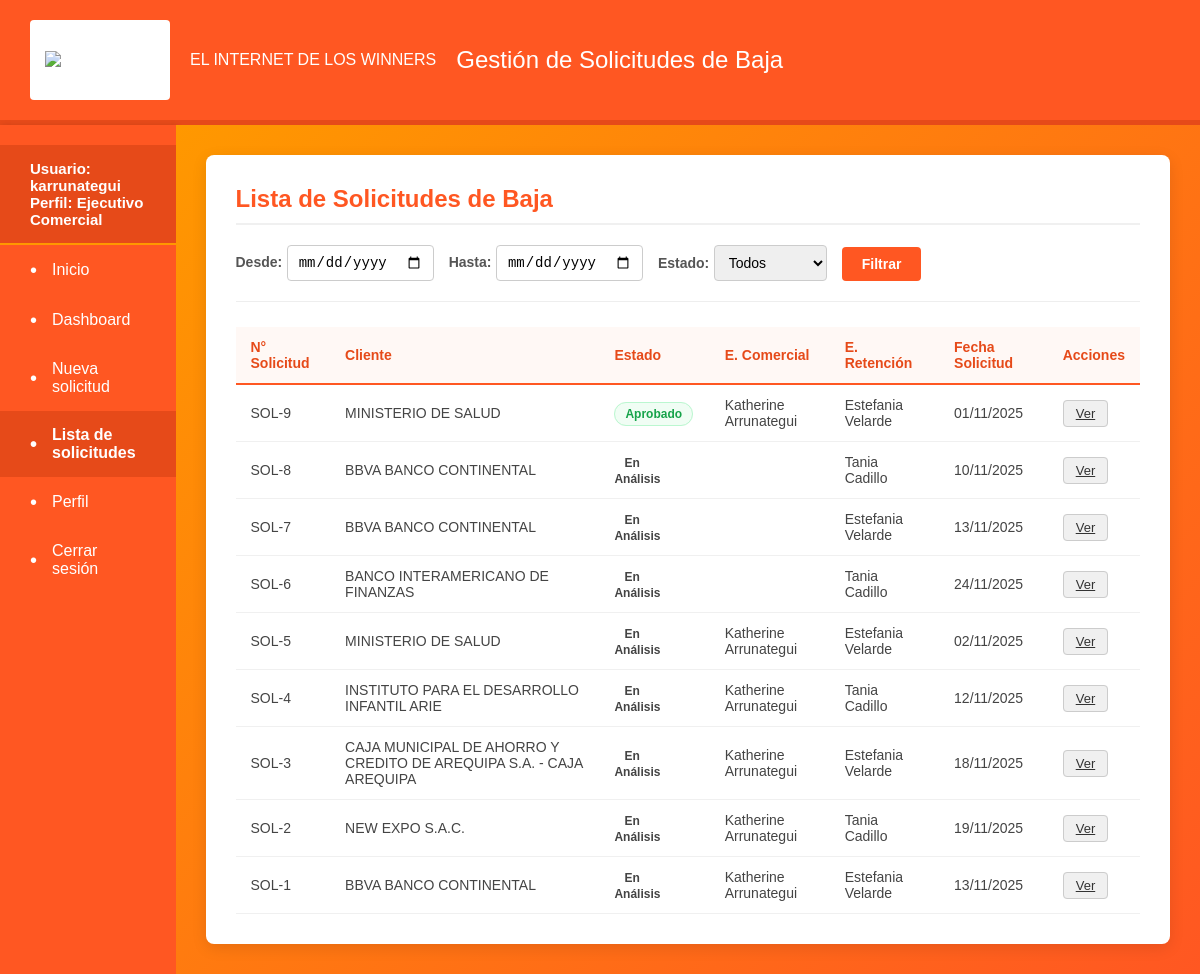
/solicitudes/lista/ (signed in), run on an earlier commit of the app's database.
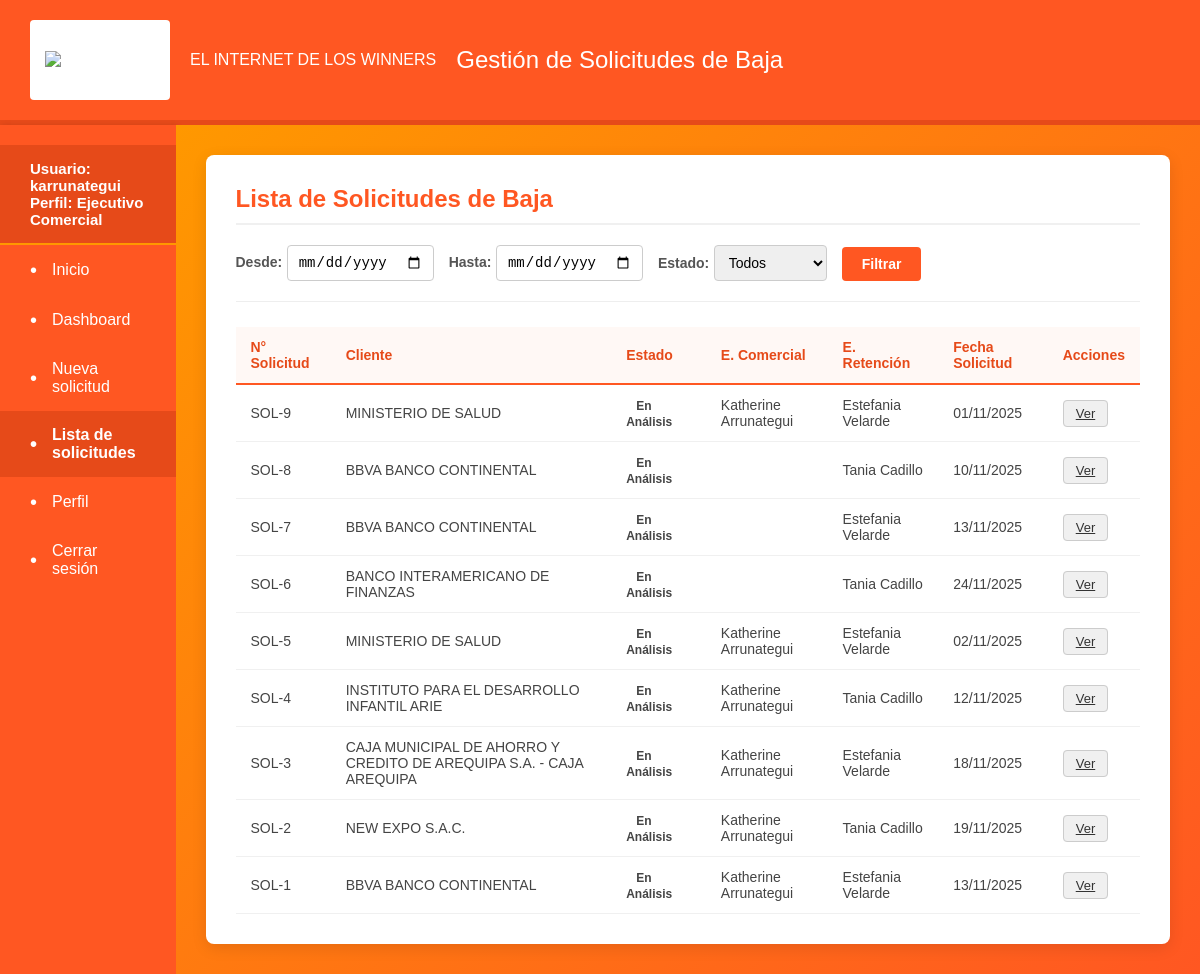
And on a later commit of the database.
### portal_retenciones/models.py (models this page shows, shortened)
class Solicitud(models.Model):
    cliente = models.ForeignKey(Cliente, on_delete=models.PROTECT, null=False)
    ejecutivo = models.ForeignKey(EjecutivoRetencion, on_delete=models.PROTECT, null=False)
    analista = models.ForeignKey(AnalistaRetencion, on_delete=models.PROTECT, null=False)
    estado_actual = models.ForeignKey(EstadoAtencion, on_delete=models.PROTECT, null=False)
    nivel_aprobacion = models.ForeignKey(NivelAprobacion, on_delete=models.PROTECT, null=False)
    fecha_creacion = models.DateTimeField(auto_now_add=True)
    descripcion = models.TextField(null=True, blank=True)
    asignado_automaticamente = models.BooleanField(default=False)
    circuitos = models.ManyToManyField(Circuito, through='SolicitudCircuito')
    fecha_solicitud_baja = models.DateField(null=True, blank=True)
    usuario_creador = models.ForeignKey(
        User,
        on_delete=models.SET_NULL,
        null=True,
        blank=True,
        related_name="solicitudes_creadas"
    )
    class Meta:
        permissions = [
            ("can_view_menu", "Puede ver el menú de inicio (requerido para login)"),
            ("can_create_solicitud", "Puede acceder al formulario de Nueva Solicitud"),
            ("can_view_solicitud_list", "Puede acceder a la lista de Solicitudes"),
            ("can_view_personal", "Puede acceder a la lista de Personal Activo"),
            ("can_manage_personnel", "Puede gestionar la asignación de personal a roles"),
        ]

class EstadoAtencion(models.Model):
    nombre_estado = models.CharField(max_length=100, null=False)
    descripcion = models.TextField(null=True, blank=True)

class Cliente(models.Model):
    ruc = models.CharField(max_length=100, unique=True, blank=False, null=False)
    razon_social = models.CharField(max_length=100, blank=False, null=False)
    fecha_registro = models.DateTimeField(auto_now_add=True)
    estado = models.CharField(max_length=20, default='Activo')

class EjecutivoRetencion(models.Model):
    nombre = models.CharField(max_length=100, null=False)
    email = models.EmailField(max_length=100, null=False, unique=True)
    activo = models.BooleanField(default=True)
    max_carga_renta = models.DecimalField(max_digits=12, decimal_places=2, null=True, blank=True)
    disponible_asignacion = models.BooleanField(default=True)

### portal_retenciones/views/pages.py (the view)
# urls.py: path('solicitudes/lista/', pages.lista_solicitudes_view, name='lista_solicitudes'),
@permission_required('portal_retenciones.can_view_solicitud_list')
def lista_solicitudes_view(request):
    solicitudes = Solicitud.objects.all().order_by('-fecha_creacion')
    return render(request, 'lista_solicitudes.html', {'solicitudes': solicitudes})

### templates/lista_solicitudes.html (shortened to what this page needs)
{% extends "base.html" %}
{% block content %}
<div class="content-card">
    <h2>Lista de Solicitudes de Baja</h2>
    <div class="filter-container">
        <div class="filter-group">
            <label for="fecha-desde">Desde:</label>
            <input type="date" id="fecha-desde" name="fecha-desde">
        </div>
        <div class="filter-group">
            <label for="fecha-hasta">Hasta:</label>
            <input type="date" id="fecha-hasta" name="fecha-hasta">
        </div>
        <div class="filter-group">
            <label for="estado">Estado:</label>
            <select id="estado" name="estado">
                <option value="">Todos</option>
            </select>
        </div>
        <button class="filter-button">Filtrar</button>
    </div>
    <div class="table-container">
        <table>
            <thead>
                <tr>
                    <th>N° Solicitud</th>
                    <th>Cliente</th>
                    <th>Estado</th>
                    <th>E. Comercial</th>
                    <th>E. Retención</th>
                    <th>Fecha Solicitud</th>
                    <th>Acciones</th>
                </tr>
            </thead>
            <tbody>
                {% for sol in solicitudes %}
                <tr>
                    <td>SOL-{{ sol.id }}</td>
                    <td>{{ sol.cliente.razon_social }}</td>
                    <td>
                        <span class="status
                            {% if sol.estado_actual.nombre_estado == 'Registrado' %}status-pendiente
                            {% elif sol.estado_actual.nombre_estado == 'En Análisis' %}status-proceso
                            {% elif sol.estado_actual.nombre_estado == 'Aprobado' %}status-aprobado
                            {% elif sol.estado_actual.nombre_estado == 'Rechazado' %}status-rechazado
                            {% endif %}">
                            {{ sol.estado_actual.nombre_estado }}
                        </span>
                    </td>
                    <td>{{ sol.usuario_creador.first_name }} {{ sol.usuario_creador.last_name }}</td>
                    <td>{{ sol.ejecutivo.nombre }}</td>
                    <td>{{ sol.fecha_solicitud_baja|date:"d/m/Y" }}</td>
                    <td><a href="{% url 'solicitud_detalle' solicitud_id=sol.id %}" class="action-button">Ver</a></td>
                </tr>
                {% empty %}
                <tr>
                    <td colspan="7" style="text-align: center; padding: 20px;">
                        No hay solicitudes registradas.
                    </td>
                </tr>
                {% endfor %}
            </tbody>
        </table>
    </div>
</div>
{% endblock %}

What changed in the data, as far as the page shows it:
changed Solicitud id 9: estado_actual_id 3 → 2 (drawn); estado_actual.nombre_estado "Aprobado" → "En Análisis"
